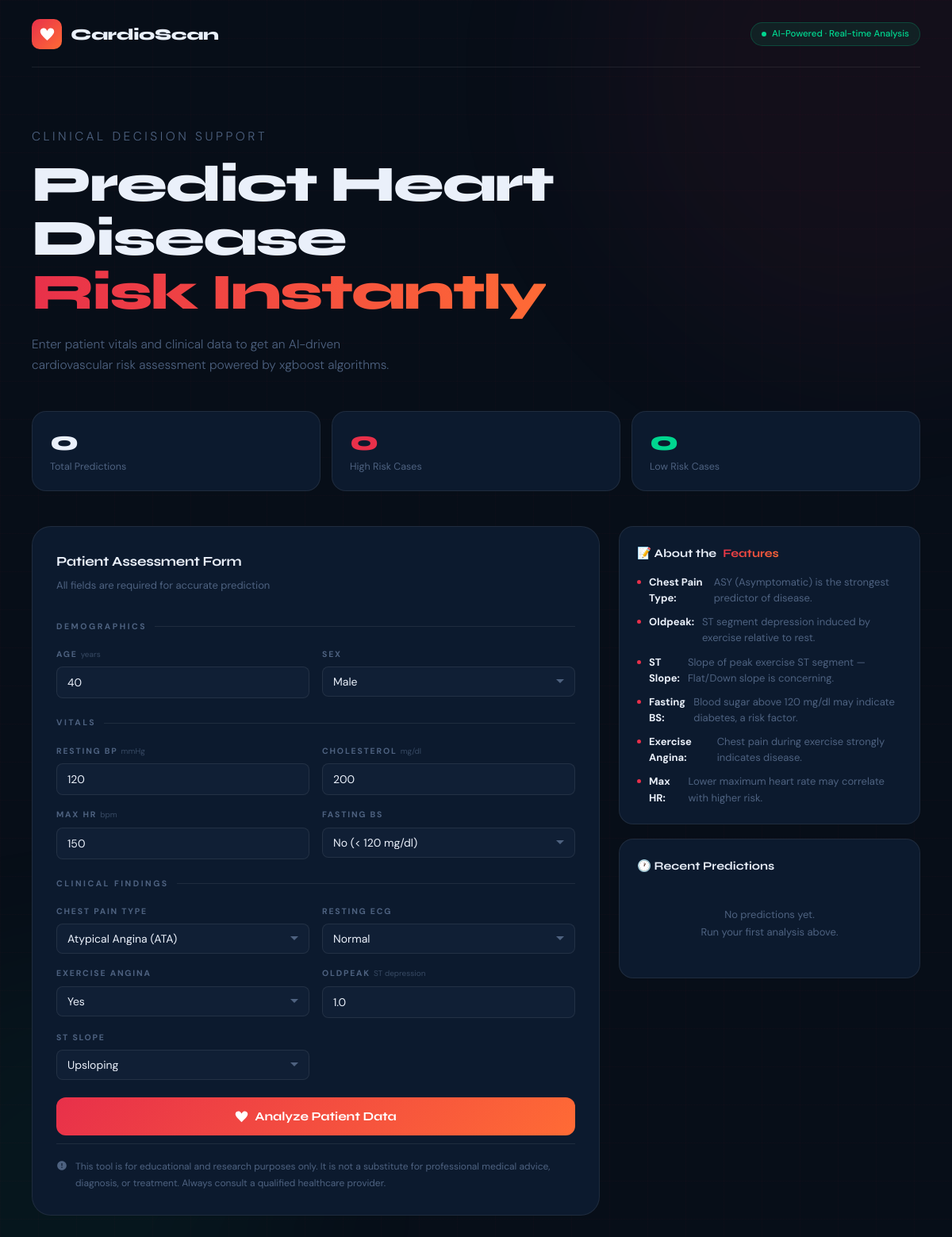
Before: / with the older database file.
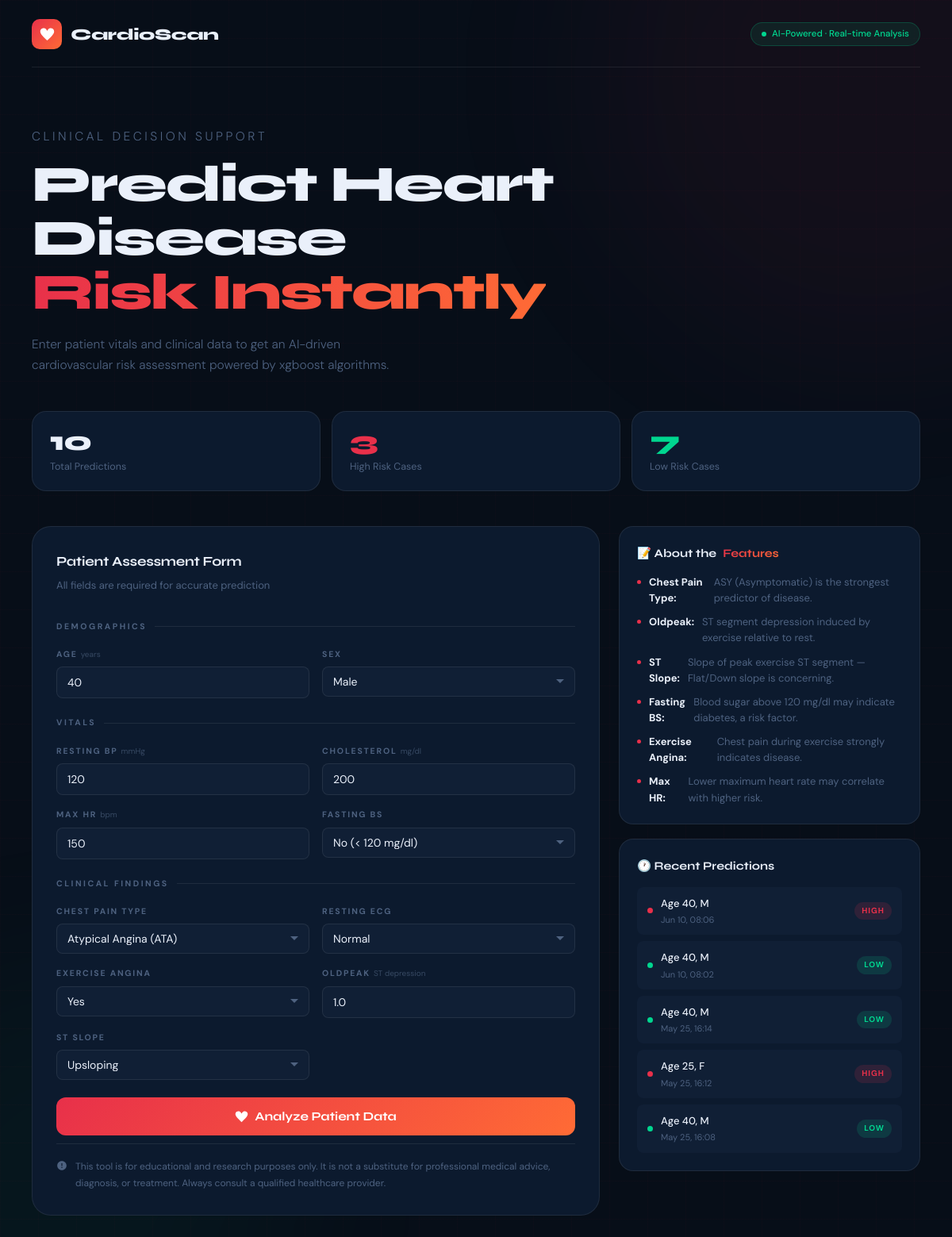
After: the same page with the newer database file.
### heart_app/models.py (models this page shows, shortened)
class PredictionRecord(models.Model):
    age = models.IntegerField()
    sex = models.CharField(max_length=1)
    chest_pain_type = models.CharField(max_length=10)
    resting_bp = models.IntegerField()
    cholesterol = models.IntegerField()
    fasting_bs = models.IntegerField()
    resting_ecg = models.CharField(max_length=10)
    max_hr = models.IntegerField()
    exercise_angina = models.CharField(max_length=1)
    oldpeak = models.FloatField()
    st_slope = models.CharField(max_length=10)
    prediction = models.IntegerField()  # 0 or 1
    created_at = models.DateTimeField(auto_now_add=True)
    class Meta:
        ordering = ['-created_at']

### heart_app/views.py (the view)
# urls.py: path('', views.index, name='index'),
def index(request):
    form   = HeartPredictionForm()
    recent = PredictionRecord.objects.order_by('-created_at')[:5]
    stats  = {
        'total':     PredictionRecord.objects.count(),
        'high_risk': PredictionRecord.objects.filter(prediction=1).count(),
        'low_risk':  PredictionRecord.objects.filter(prediction=0).count(),
    }
    return render(request, 'heart_app/index.html', {
        'form':   form,
        'recent': recent,
        'stats':  stats,
    })

### heart_app/templates/heart_app/index.html (shortened to what this page needs)
{% load static %}
<!doctype html>
<html lang="en">
  <head>
    <link rel="stylesheet" href="{% static 'heard.css' %}" />
  </head>
  <body>
    <div class="bg-blob bg-blob-1"></div>
    <div class="wrapper">
      <header>
        <div class="logo">
          <div class="logo-icon">
            <svg viewBox="0 0 24 24">
              <path
                d="M12 21.593c-5.63-5.539-11-10.297-11-14.402 0-3.791 3.068-5.191 5.281-5.191 1.312 0 4.151.501 5.719 4.457 1.59-3.968 4.464-4.447 5.726-4.447 2.54 0 5.274 1.621 5.274 5.181 0 4.069-5.136 8.625-11 14.402z"
              />
            </svg>
          </div>
          CardioScan
        </div>
        <div class="header-badge">AI-Powered · Real-time Analysis</div>
      </header>
      <section class="hero">
        <p class="hero-label">Clinical Decision Support</p>
        <h1>Predict Heart Disease<br /><span>Risk Instantly</span></h1>
        <p>
          Enter patient vitals and clinical data to get an AI-driven
          cardiovascular risk assessment powered by xgboost algorithms.
        </p>
      </section>
      <div class="stats-row">
        <div class="stat-card">
          <div class="stat-num">{{ stats.total }}</div>
          <div class="stat-label">Total Predictions</div>
        </div>
        <div class="stat-card">
          <div class="stat-num high">{{ stats.high_risk }}</div>
          <div class="stat-label">High Risk Cases</div>
        </div>
        <div class="stat-card">
          <div class="stat-num low">{{ stats.low_risk }}</div>
          <div class="stat-label">Low Risk Cases</div>
        </div>
      </div>
      <div class="main-grid">
        <div>
          <div class="card">
            <div class="card-title">Patient Assessment Form</div>
            <div class="card-sub">
              All fields are required for accurate prediction
            </div>
            <form
              id="predictForm"
              method="POST"
              data-predict-url="{% url 'predict' %}"
              data-history-url="{% url 'history' %}"
            >
              <div class="form-grid">
                <div class="section-divider">Demographics</div>
                <div class="form-group">
                  <label>{{ form.age.label }}<span class="unit">years</span></label>
                  {{ form.age }}
                </div>
                <div class="form-group">
                  <label>{{ form.sex.label }}</label>
                  {{ form.sex }}
                </div>
                <div class="section-divider">Vitals</div>
                <div class="form-group">
                  <label>{{ form.resting_bp.label }}<span class="unit">mmHg</span></label>
                  {{ form.resting_bp }}
                </div>
                <div class="form-group">
                  <label>{{ form.cholesterol.label }}<span class="unit">mg/dl</span></label>
                  {{ form.cholesterol }}
                </div>
                <div class="form-group">
                  <label>{{ form.max_hr.label }}<span class="unit">bpm</span></label>
                  {{ form.max_hr }}
                </div>
                <div class="form-group">
                  <label>{{ form.fasting_bs.label }}</label>
                  {{ form.fasting_bs }}
                </div>
                <div class="section-divider">Clinical Findings</div>
                <div class="form-group">
                  <label>{{ form.chest_pain_type.label }}</label>
                  {{ form.chest_pain_type }}
                </div>
                <div class="form-group">
                  <label>{{ form.resting_ecg.label }}</label>
                  {{ form.resting_ecg }}
                </div>
                <div class="form-group">
                  <label>{{ form.exercise_angina.label }}</label>
                  {{ form.exercise_angina }}
                </div>
                <div class="form-group">
                  <label>{{ form.oldpeak.label }}<span class="unit">ST depression</span></label>
                  {{ form.oldpeak }}
                </div>
                <div class="form-group">
                  <label>{{ form.st_slope.label }}</label>
                  {{ form.st_slope }}
                </div>
                <button type="submit" class="btn-predict">
                  <span class="btn-inner">
                    <svg viewBox="0 0 24 24">
                      <path
                        d="M12 21.593c-5.63-5.539-11-10.297-11-14.402 0-3.791 3.068-5.191 5.281-5.191 1.312 0 4.151.501 5.719 4.457 1.59-3.968 4.464-4.447 5.726-4.447 2.54 0 5.274 1.621 5.274 5.181 0 4.069-5.136 8.625-11 14.402z"
                      />
                    </svg>
                    <span id="btnText">Analyze Patient Data</span>
                  </span>
                </button>
              </div>
            </form>
            <div class="disclaimer">
              <svg viewBox="0 0 24 24">
                <path
                  d="M12 2C6.48 2 2 6.48 2 12s4.48 10 10 10 10-4.48 10-10S17.52 2 12 2zm1 15h-2v-2h2v2zm0-4h-2V7h2v6z"
                />
              </svg>
              <span>
                This tool is for educational and research purposes only. It is
                not a substitute for professional medical advice, diagnosis, or
                treatment. Always consult a qualified healthcare provider.
              </span>
            </div>
          </div>
        </div>
        <div class="sidebar">
          <div class="info-card">
            <h3>📝 About the <span>Features</span></h3>
            <ul class="feature-list">
              <li>
                <strong>Chest Pain Type:</strong> ASY (Asymptomatic) is the
                strongest predictor of disease.
              </li>
              <li>
                <strong>Oldpeak:</strong> ST segment depression induced by
                exercise relative to rest.
              </li>
              <li>
                <strong>ST Slope:</strong> Slope of peak exercise ST segment —
                Flat/Down slope is concerning.
              </li>
              <li>
                <strong>Fasting BS:</strong> Blood sugar above 120 mg/dl may
                indicate diabetes, a risk factor.
              </li>
              <li>
                <strong>Exercise Angina:</strong> Chest pain during exercise
                strongly indicates disease.
              </li>
              <li>
                <strong>Max HR:</strong> Lower maximum heart rate may correlate
                with higher risk.
              </li>
            </ul>
          </div>
          <div class="history-card">
            <h3>🕐 Recent Predictions</h3>
            <div class="history-list" id="historyList">
              {% if recent %}
                {% for record in recent %}
                  <div class="history-item">
                    <div class="history-item-left">
                      <div class="h-dot {% if record.prediction == 1 %}high{% else %}low{% endif %}"></div>
                      <div>
                        <div class="h-info">Age {{ record.age }}, {{ record.sex }}</div>
                        <div class="h-date">{{ record.created_at|date:"M d, H:i" }}</div>
                      </div>
                    </div>
                    <span class="h-badge {% if record.prediction == 1 %}high{% else %}low{% endif %}">
                      {% if record.prediction == 1 %}High{% else %}Low{% endif %}
                    </span>
                  </div>
                {% endfor %}
              {% else %}
                <div class="no-history">
                  No predictions yet.<br />Run your first analysis above.
                </div>
              {% endif %}
            </div>
          </div>
        </div>
      </div>
    </div>
  </body>
</html>

Changed rows visible on the page:
added PredictionRecord: prediction 1 (drawn), age "40", sex "M", created_at "Jun 10, 08:06"
added PredictionRecord: prediction 0 (drawn), age "40", sex "M", created_at "Jun 10, 08:02"
added PredictionRecord: prediction 0 (drawn), age "40", sex "M", created_at "May 25, 16:14"
added PredictionRecord: prediction 1 (drawn), age "25", sex "F", created_at "May 25, 16:12"
added PredictionRecord: prediction 0 (drawn), age "40", sex "M", created_at "May 25, 16:08"
Other visible differences:
{{ stats.total }}: "0" → "10"
{{ stats.high_risk }}: "0" → "3"
{{ stats.low_risk }}: "0" → "7"
text no longer shown: "No predictions yet. Run your first analysis above."
